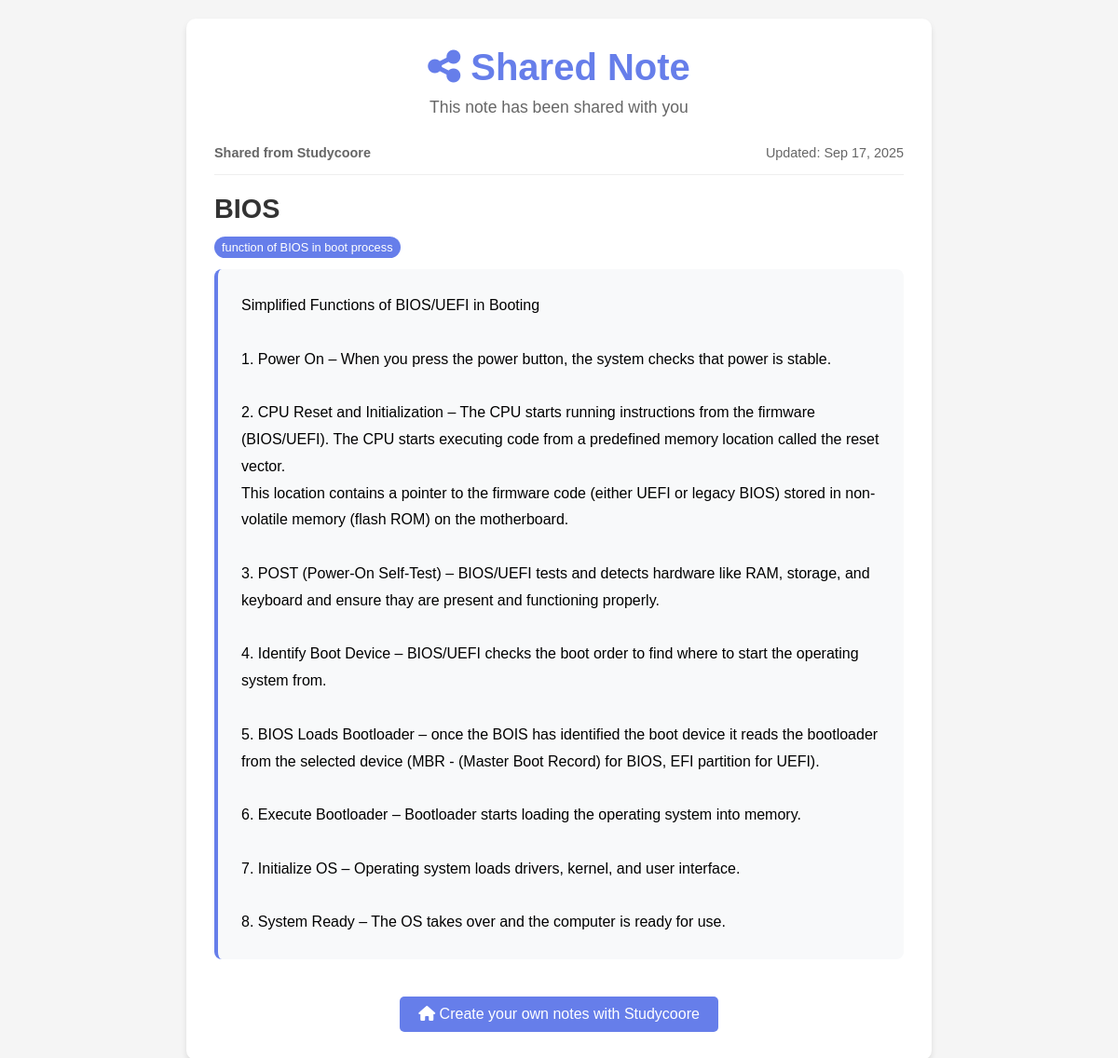
Screenshot of /shared/3 with the database file from the repository.
### models.py (models this page shows)
class Note(db.Model):
    id = db.Column(db.Integer, primary_key=True)
    title = db.Column(db.String(100))
    content = db.Column(db.Text)
    is_public = db.Column(db.Boolean, default=False)
    created_at = db.Column(db.DateTime, default=datetime.utcnow)
    updated_at = db.Column(db.DateTime, default=datetime.utcnow, onupdate=datetime.utcnow)
    user_id = db.Column(db.Integer, db.ForeignKey('user.id'))
    notebook_id = db.Column(db.Integer, db.ForeignKey('notebook.id'))
    tags = db.relationship('Tag', secondary=note_tags, lazy='subquery',
                          backref=db.backref('notes', lazy=True))

class Tag(db.Model):
    id = db.Column(db.Integer, primary_key=True)
    name = db.Column(db.String(50), unique=True)

### app.py (the view)
@app.route('/shared/<int:note_id>')
def view_shared_note(note_id):
    note = Note.query.get_or_404(note_id)
    if not note.is_public:
        return render_template('notes/view_shared.html',
                             error="This note is not shared publicly.",
                             note=note)
    return render_template('notes/view_shared.html', note=note)

### templates/notes/view_shared.html (shortened to what this page needs)
<!DOCTYPE html>
<html lang="en">
<head>
    <link href="https://cdnjs.cloudflare.com/ajax/libs/font-awesome/6.4.0/css/all.min.css" rel="stylesheet">
</head>
<body>
    <div class="shared-container">
        {% if error %}
        <div class="shared-card">
            <div class="error-message">
                <i class="fas fa-exclamation-circle" style="font-size: 3rem; margin-bottom: 20px;"></i>
                <h2>{{ error }}</h2>
                <p>The note you're trying to access is not available or has been made private.</p>
                <a href="{{ url_for('index') }}" class="home-link">
                    <i class="fas fa-home"></i> Go to Homepage
                </a>
            </div>
        </div>
        {% else %}
        <div class="shared-card">
            <div class="shared-header">
                <h1><i class="fas fa-share-alt"></i> Shared Note</h1>
                <p>This note has been shared with you</p>
            </div>
            <div class="note-meta">
                <div>
                    <strong>Shared from Studycoore</strong>
                </div>
                <div>
                    Updated: {{ note.updated_at.strftime('%b %d, %Y') }}
                </div>
            </div>
            <h2 class="note-title">{{ note.title }}</h2>
            {% if note.tags %}
            <div class="tags-container">
                {% for tag in note.tags %}
                <span class="tag">{{ tag.name }}</span>
                {% endfor %}
            </div>
            {% endif %}
            <div class="note-content">
                {{ note.content|replace('\n', '<br>')|safe }}
            </div>
            <div style="text-align: center;">
                <a href="{{ url_for('index') }}" class="home-link">
                    <i class="fas fa-home"></i> Create your own notes with Studycoore
                </a>
            </div>
        </div>
        {% endif %}
    </div>
</body>
</html>

### templates/notes/view_shared.html (style rules this page uses)
* { margin: 0; padding: 0; box-sizing: border-box; }
body { font-family: 'Arial', sans-serif; background: #f5f5f5; min-height: 100vh; display: flex; align-items: center; justify-content: center; padding: 20px; }
.shared-container { max-width: 800px; width: 100%; }
.shared-card { background: white; border-radius: 10px; padding: 30px; box-shadow: 0 4px 6px rgba(0,0,0,0.1); }
.shared-header { text-align: center; margin-bottom: 30px; }
.shared-header h1 { color: #667eea; font-size: 2.5rem; margin-bottom: 10px; }
.shared-header p { color: #666; font-size: 1.1rem; }
.note-content { background: #f8f9fa; padding: 25px; border-radius: 8px; border-left: 4px solid #667eea; margin-bottom: 20px; line-height: 1.8; }
.note-meta { display: flex; justify-content: space-between; align-items: center; color: #666; font-size: 0.9rem; margin-bottom: 20px; padding-bottom: 15px; border-bottom: 1px solid #eee; }
.note-title { font-size: 1.8rem; color: #333; margin-bottom: 15px; }
.home-link { display: inline-block; margin-top: 20px; padding: 10px 20px; background: #667eea; color: white; text-decoration: none; border-radius: 5px; transition: background 0.3s ease; }
.tag { background: #667eea; color: white; padding: 4px 8px; border-radius: 12px; font-size: 0.8rem; margin-right: 5px; }
.tags-container { margin-bottom: 15px; }

### rows the page displays
Note: updated_at "Sep 17, 2025", title "BIOS", content "Simplified Functions of BIOS/UEFI in Booting 1. Power On – When you press the power button, the system checks that power is stable. 2. CPU Reset and Initialization – The CPU starts running instructions from the firmware (BIOS/UEFI). The CPU starts executing code from a predefined memory location called the reset vector. This location contains a pointer to the firmware code (either UEFI or legacy BIOS) stored in non-volatile memory (flash ROM) on the motherboard. 3. POST (Power-On Self-Test) – BIOS/UEFI tests and detects hardware like RAM, storage, and keyboard and ensure thay are present and functioning properly. 4. Identify Boot Device – BIOS/UEFI checks the boot order to find where to…"
Tag: name "function of BIOS in boot process"
